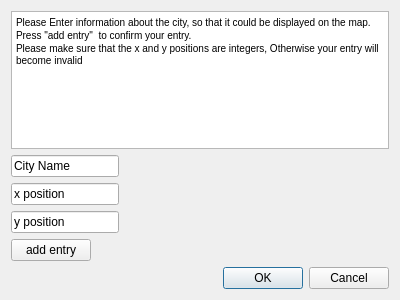
<?xml version="1.0" encoding="UTF-8"?>
<ui version="4.0">
 <class>Dialog</class>
 <widget class="QDialog" name="Dialog">
  <property name="geometry">
   <rect>
    <x>0</x>
    <y>0</y>
    <width>400</width>
    <height>300</height>
   </rect>
  </property>
  <property name="windowTitle">
   <string>Dialog</string>
  </property>
  <layout class="QFormLayout" name="formLayout">
   <item row="0" column="0" colspan="2">
    <widget class="QTextEdit" name="textEdit">
     <property name="html">
      <string>&lt;!DOCTYPE HTML PUBLIC &quot;-//W3C//DTD HTML 4.0//EN&quot; &quot;http://www.w3.org/TR/REC-html40/strict.dtd&quot;&gt;
&lt;html&gt;&lt;head&gt;&lt;meta name=&quot;qrichtext&quot; content=&quot;1&quot; /&gt;&lt;style type=&quot;text/css&quot;&gt;
p, li { white-space: pre-wrap; }
&lt;/style&gt;&lt;/head&gt;&lt;body style=&quot; font-family:'MS Shell Dlg 2'; font-size:7.8pt; font-weight:400; font-style:normal;&quot;&gt;
&lt;p style=&quot; margin-top:0px; margin-bottom:0px; margin-left:0px; margin-right:0px; -qt-block-indent:0; text-indent:0px;&quot;&gt;Please Enter information about the city, so that it could be displayed on the map.&lt;/p&gt;
&lt;p style=&quot; margin-top:0px; margin-bottom:0px; margin-left:0px; margin-right:0px; -qt-block-indent:0; text-indent:0px;&quot;&gt;Press &amp;quot;add entry&amp;quot;  to confirm your entry.&lt;/p&gt;
&lt;p style=&quot; margin-top:0px; margin-bottom:0px; margin-left:0px; margin-right:0px; -qt-block-indent:0; text-indent:0px;&quot;&gt;Please make sure that the x and y positions are integers, Otherwise your entry will become invalid&lt;/p&gt;
&lt;p style=&quot;-qt-paragraph-type:empty; margin-top:0px; margin-bottom:0px; margin-left:0px; margin-right:0px; -qt-block-indent:0; text-indent:0px;&quot;&gt;&lt;br /&gt;&lt;/p&gt;&lt;/body&gt;&lt;/html&gt;</string>
     </property>
    </widget>
   </item>
   <item row="1" column="0">
    <widget class="QLineEdit" name="lineEdit">
     <property name="text">
      <string>City Name</string>
     </property>
    </widget>
   </item>
   <item row="2" column="0">
    <widget class="QLineEdit" name="lineEdit_2">
     <property name="text">
      <string>x position</string>
     </property>
    </widget>
   </item>
   <item row="3" column="0">
    <widget class="QLineEdit" name="lineEdit_3">
     <property name="text">
      <string>y position</string>
     </property>
    </widget>
   </item>
   <item row="5" column="0" colspan="2">
    <widget class="QDialogButtonBox" name="buttonBox">
     <property name="orientation">
      <enum>Qt::Horizontal</enum>
     </property>
     <property name="standardButtons">
      <set>QDialogButtonBox::Cancel|QDialogButtonBox::Ok</set>
     </property>
    </widget>
   </item>
   <item row="4" column="0">
    <widget class="QPushButton" name="pushButton">
     <property name="text">
      <string>add entry</string>
     </property>
    </widget>
   </item>
  </layout>
 </widget>
 <resources/>
 <connections>
  <connection>
   <sender>buttonBox</sender>
   <signal>accepted()</signal>
   <receiver>Dialog</receiver>
   <slot>accept()</slot>
   <hints>
    <hint type="sourcelabel">
     <x>248</x>
     <y>254</y>
    </hint>
    <hint type="destinationlabel">
     <x>157</x>
     <y>274</y>
    </hint>
   </hints>
  </connection>
  <connection>
   <sender>buttonBox</sender>
   <signal>rejected()</signal>
   <receiver>Dialog</receiver>
   <slot>reject()</slot>
   <hints>
    <hint type="sourcelabel">
     <x>316</x>
     <y>260</y>
    </hint>
    <hint type="destinationlabel">
     <x>286</x>
     <y>274</y>
    </hint>
   </hints>
  </connection>
 </connections>
</ui>
